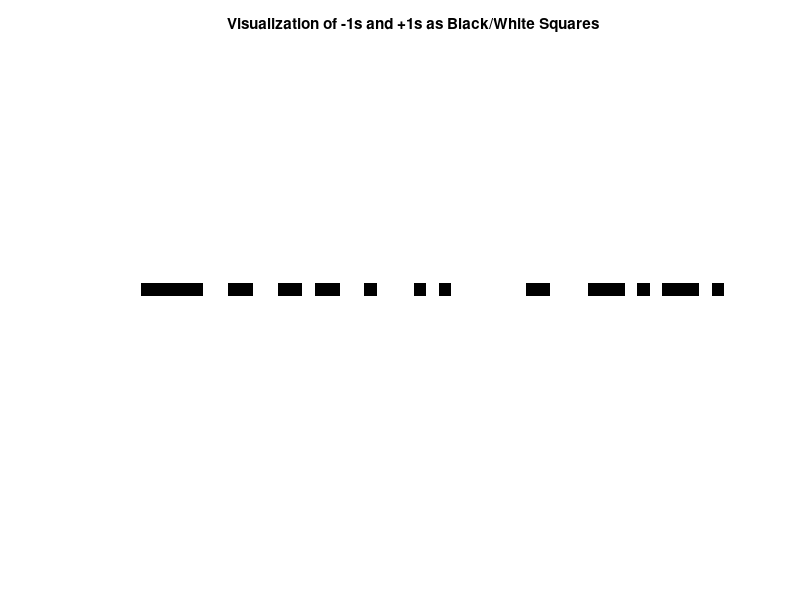

Write MATLAB code to recreate this figure. (Note: this script raises an error after producing the figure.)
n = 50;
time_steps = 100000;
temp = 1;

% Initialization
spins = randi([1, 2], 1, n);
spins = 2 * spins - 3;

% Graphics
% Visualize the array
h = imagesc(spins);

% Set the colormap to map -1 to black and +1 to white
colormap([0 0 0; 1 1 1]);

% Set the color limits to ensure proper mapping
caxis([-1 1]);

% Remove axis labels for a cleaner look
axis equal tight off;

% Add a title
title('Visualization of -1s and +1s as Black/White Squares');

% Calculations
for i = 1:time_steps
    spins = updateSpins(spins, temp);
    if mod(i, time_steps/1000) == 0
        set(h, 'CData', spins);
        drawnow;
    end
end


function spins = updateSpins(spins, temp)
    n = length(spins);
    i = randi(n);

    % flip spin
    s = -spins(i);
    dE = -2 * s * spins(mod(i - 2, n) + 1) - s * spins(mod(i, n) + 1);
    if dE <= 0
        spins(i) = s;
    else
        prob = exp(-dE/temp);
        if rand() < prob
            spins(i) = s;
        end
    end
end